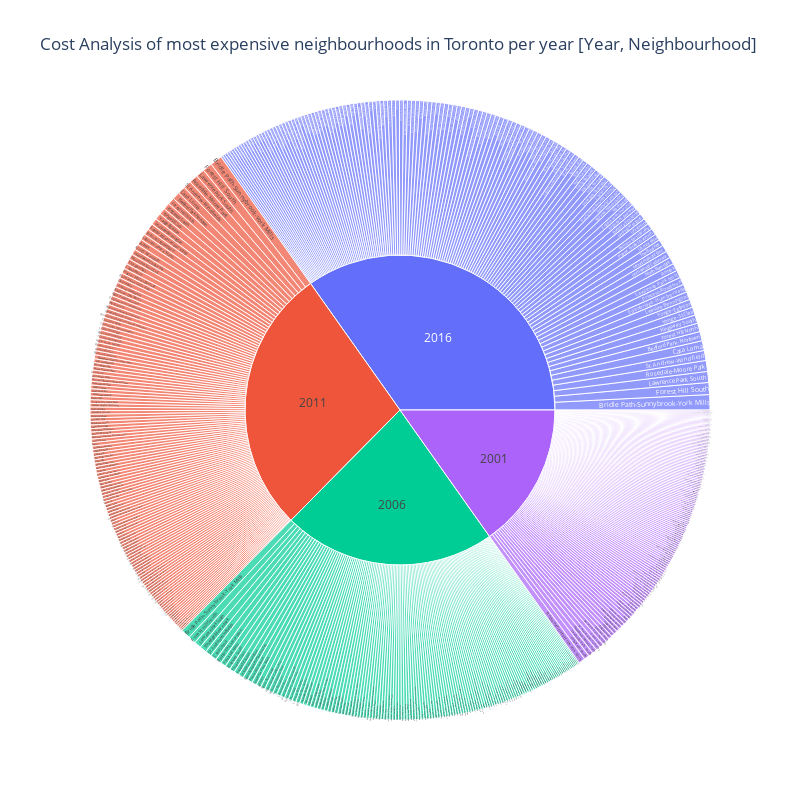

Notebook code cell kept with this figure:
### Code cell
fig = px.sunburst(df_average_value, 
                 path =["year", "neighbourhood"],
                 values="average_house_value",
                 title="Cost Analysis of most expensive neighbourhoods in Toronto per year [Year, Neighbourhood]",
                 width=800, height=800)
fig.show()
merged_exp = df_average_value.merge('years')
merged_exp

### Figure 1 — Plotly figure (JSON) as saved in the notebook; plotly's stock layout.template omitted (floating-point values rounded to 4 significant figures; data arrays with more than 128 entries replaced by an {"elided": "..."} marker saying what was removed)
{"data": [{"branchvalues": "total", "domain": {"x": [0, 1], "y": [0, 1]}, "hovertemplate": "labels=%{label}<br>average_house_value=%{value}<br>parent=%{parent}<br>id=%{id}<extra></extra>", "ids": {"elided": "564 str values"}, "labels": {"elided": "564 str values"}, "name": "", "parents": {"elided": "564 str values"}, "type": "sunburst", "values": {"elided": "564 int values"}}], "layout": {"height": 800, "legend": {"tracegroupgap": 0}, "title": {"text": "Cost Analysis of most expensive neighbourhoods in Toronto per year [Year, Neighbourhood]"}, "width": 800}}
